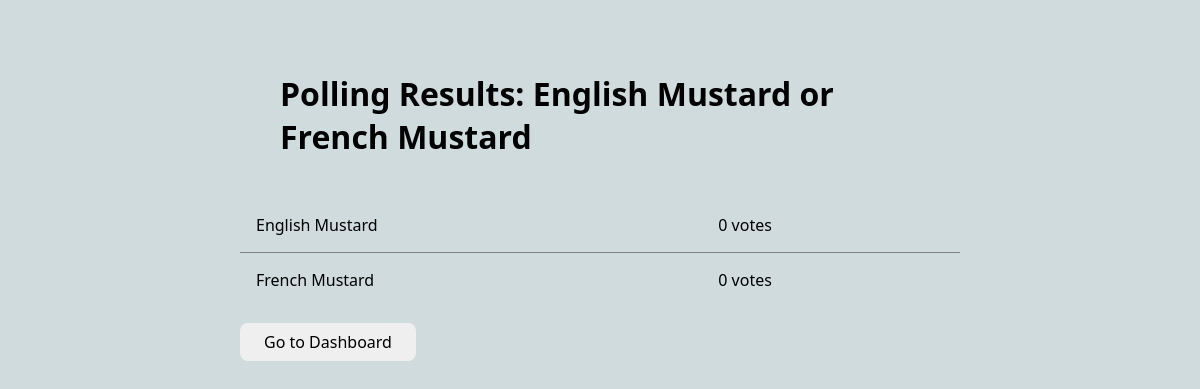
The app's page /polls/2/results/ with its own data.
### polls/models.py (models this page shows, shortened)
class Question(models.Model):
    question_text = models.CharField(max_length=200)
    pub_date = models.DateTimeField("date published")

class Choice(models.Model):
    question = models.ForeignKey(Question, on_delete=models.CASCADE)
    choice_text = models.CharField(max_length=200)
    votes = models.IntegerField(default=0)

### polls/views.py (the view)
# urls.py: path('<int:pk>/results/', views.ResultsView.as_view(), name='results'),
class ResultsView(generic.DetailView):
    model = Question
    template_name = 'polls/results.html'

### polls/templates/polls/results.html (shortened to what this page needs)
<!DOCTYPE html>
<html lang="en-US">
  <head>
    {% load static %}
    <link rel="stylesheet" href="{% static 'polls/style.css' %}">
  </head>
  <body>
    <h1>Polling Results: {{ question.question_text }}</h1>
    <table>
        {% for choice in question.choice_set.all|dictsortreversed:"votes" %}
            <tr><th>{{ choice.choice_text }}</th><th>{{ choice.votes }} vote{{ choice.votes|pluralize }}</th></tr>
        {% endfor %}
    </table>
    <a class="back-to-dashboard" href="{% url 'polls:index' %}">Go to Dashboard</a>
  </body>
</html>

### polls/static/polls/style.css (style rules this page uses)
body { font-family: Canva Sans,Noto Sans Variable,Noto Sans,-apple-system,BlinkMacSystemFont,Segoe UI,Helvetica,Arial,sans-serif; background: #D0DBDE; margin: 0px; padding: 32px 20%; color: black; }
h1 { margin: 40px; }
a { display: block; color: unset; text-decoration: none; padding: 32px; }
.back-to-dashboard { background: #EFEFEF; padding: 8px 24px; cursor: pointer; font-size: 16px; border-radius: 8px; width: fit-content; }
table { width: 100%; border-collapse: collapse; margin-bottom: 16px; }
tr { border-bottom: 1px solid grey; }
tr:last-child { border: unset; }
th { padding: 16px; text-align: left; font-weight: normal; }

### records on screen
Question: question_text "English Mustard or French Mustard"
Choice: choice_text "English Mustard", votes "0"
Choice: choice_text "French Mustard", votes "0"
